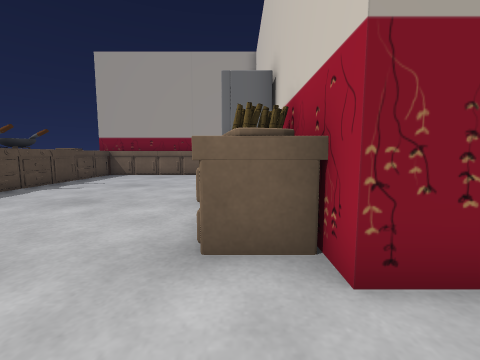
View 1 (above)

13 first-person views from a walk through a 3-D level made in the Unity game engine. The camera is 0.59 m above the floor, tilts 6° down and sees 90° across. Doors are open. The floor is counted in squares, 0.5 m on a side. Each view is taken from the middle of a square. On the plan, view 1 faces up. The plan holds only what a view shows up to about 11 squares ahead; the rest is blank. The place goes on beyond the plan. Some animated figures are not drawn. Some surface patterns are stand-ins.

View 2
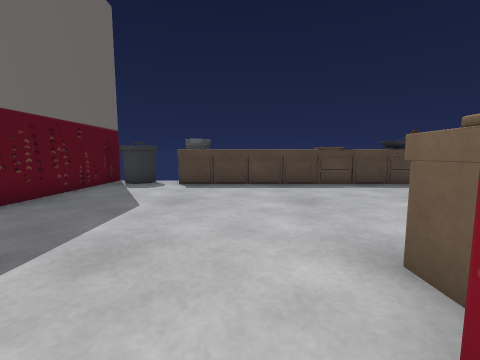

View 3
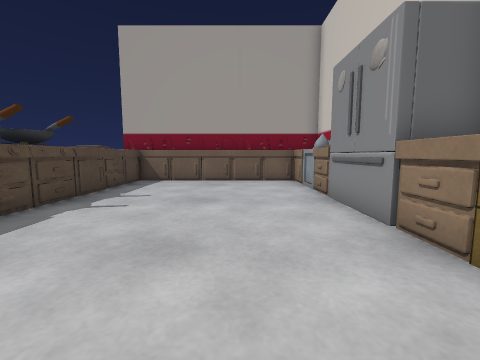

View 4
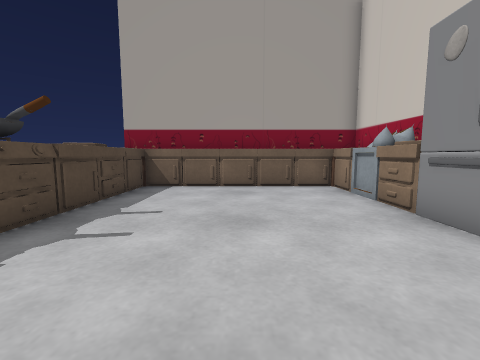

View 5
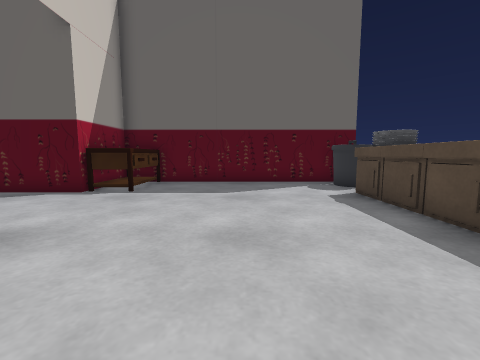

View 6
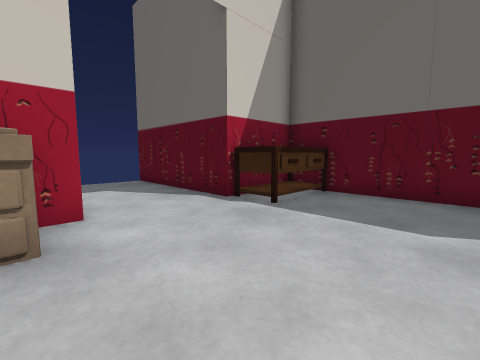

View 7
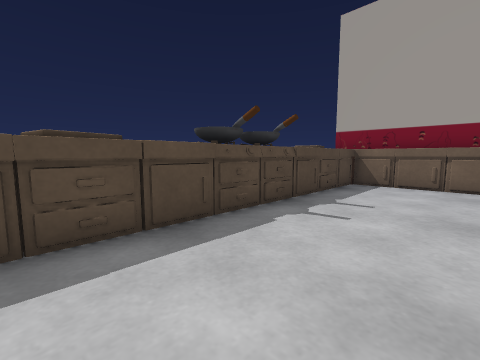

View 8
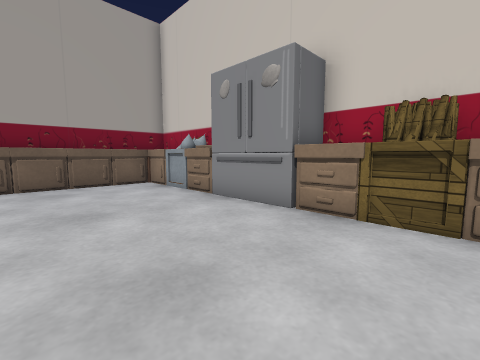

View 9
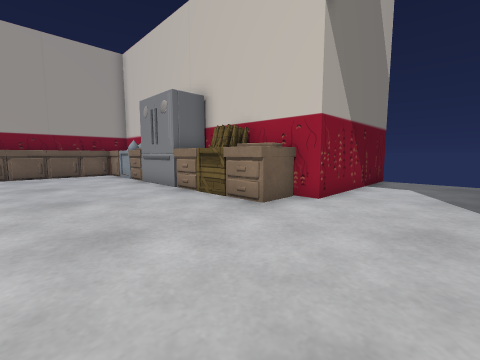

View 10
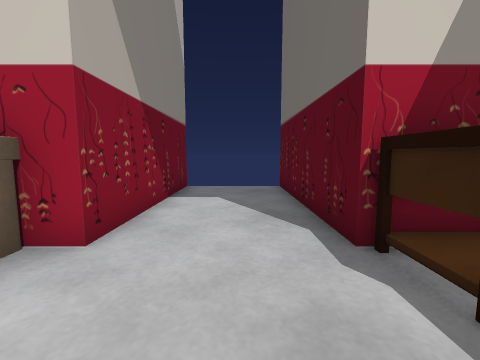

View 11
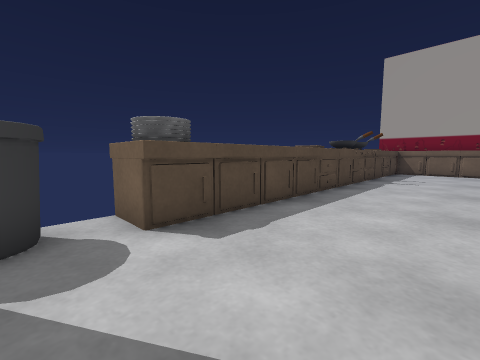

View 12
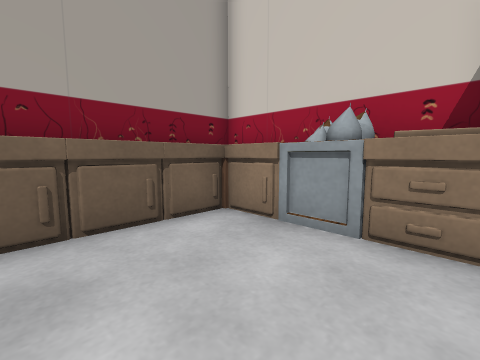

View 13
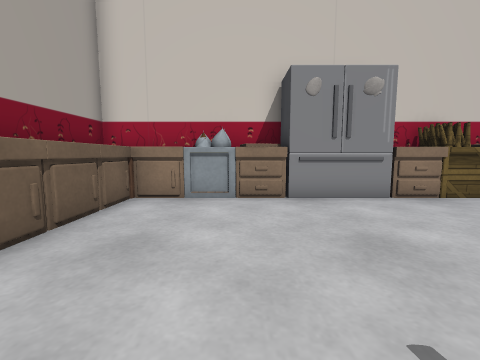

### Floor plan
Points are (right, up) in squares from view 1. A wall is a line through its corners. A room is listed if a view was taken in it or the views show most of it. See-through windows are left out.
Room 1 (views 1, 3, 4, 5, 6, 7, 8, 9, 10, 11, 12, 13)
walls: (1, 2) (1, 7.1); (1, 9.6) (1, 15.5) (-9, 15.5); (-0.4, 11.4) (-0.4, 12.5); (-0.3, 11.4) (-0.6, 12.4); (-9, -4.5) (1, -4.5) (1, -1.5)
ways out: open door at (1, 0.5) to room 2
objects: bin (-9, -4) to (-8, -3); other object (-9, -1) to (-8, 0); other object (-9, 1) to (-8, 1); other object (-9, 2) to (-8, 2); other object (-9, 3) to (-8, 4); other object (-9, 5) to (-8, 5); other object (-9, 6) to (-8, 7); other object (-9, 8) to (-7, 8); other object (-9, 9) to (-7, 9); other object (-9, 10) to (-8, 11); other object (-9, 12) to (-8, 12); other object (-9, 13) to (-8, 13); other object (-9, 14) to (-8, 15); other object (-7, 14) to (-7, 15); other object (-6, 14) to (-5, 15); other object (-4, 14) to (-4, 15); other object (-3, 14) to (-2, 15); other object (-1, 14) to (0, 15); other object (0, -4) to (0, -2); other object (0, 3); crate (0, 4) to (0, 5); other object (0, 6); fridge (0, 8) to (0, 9); other object (0, 10) to (0, 11); other object (0, 13)
Room 2 (view 2)
walls: (1, -1.5) (7, -1.5); (7, 2) (1, 2)
ways out: open door at (1, 0.5) to room 1

Where each view was taken, in squares from view 1:
view 1: 0 up, 0 right, facing up
view 2: 1 up, 2 right, facing left
view 3: 3 up, 3 left, facing up
view 4: 5 up, 4 left, facing up
view 5: 6 up, 4 left, facing down
view 6: 3 up, 4 left, facing down-right
view 7: 4 up, 4 left, facing up-left
view 8: 4 up, 5 left, facing up-right
view 9: 1 down, 5 left, facing up-right
view 10: 0 up, 2 left, facing right
view 11: 3 down, 4 left, facing up-left
view 12: 10 up, 4 left, facing up-right
view 13: 11 up, 7 left, facing right
